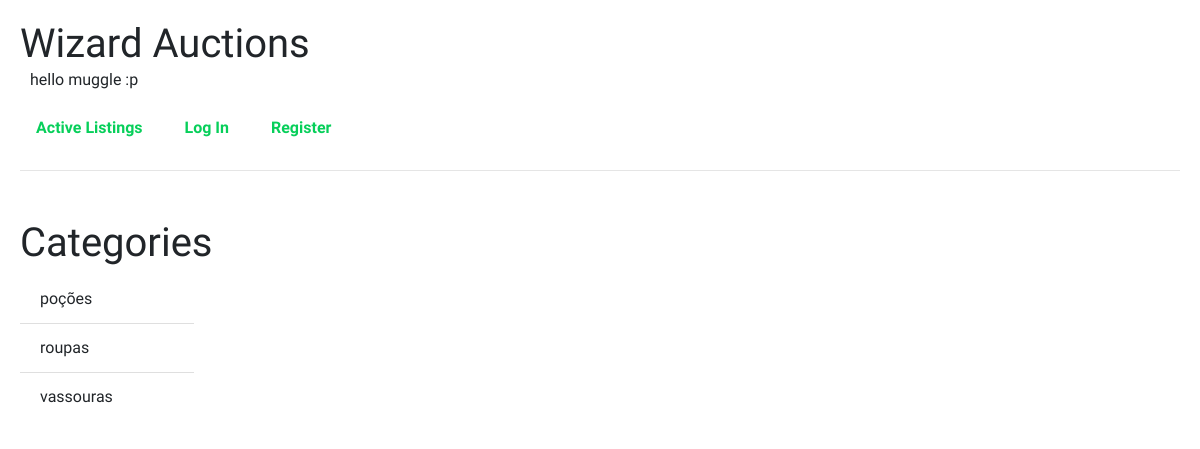
/categories, run on an earlier commit of the app's database.
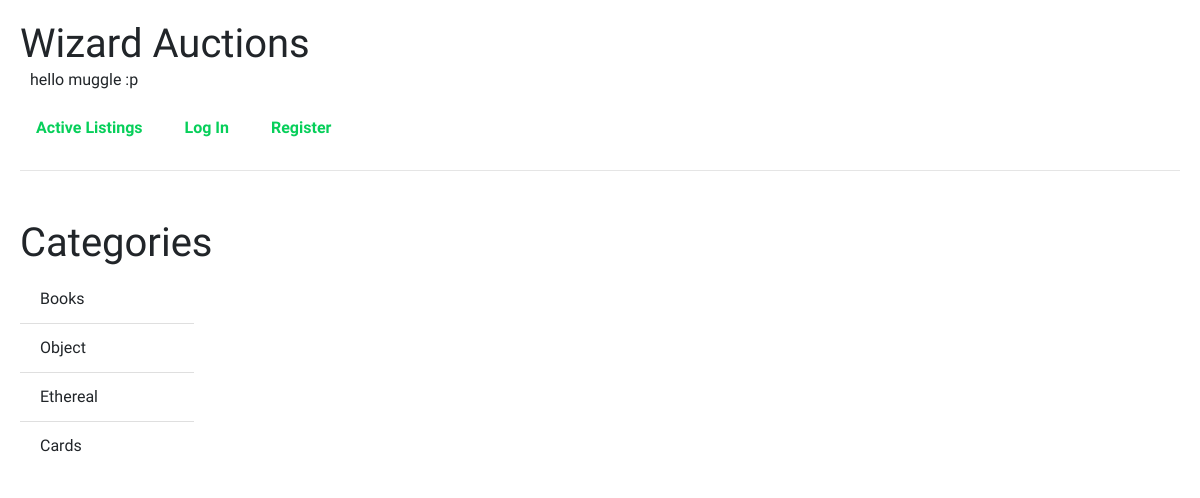
And on a later commit of the database.
### auctions/models.py (models this page shows)
class Category(models.Model):
    name = models.CharField(max_length=30, unique=True)
    def __str__(self) -> str:
        return f"{self.name}"

### auctions/views.py (the view)
# urls.py: path("categories", views.categories, name="categories"),
def categories(request):
    categories = Category.objects.all()
    return render(request, "auctions/categories.html", {"categories":categories})

### auctions/templates/auctions/categories.html
{% extends "auctions/layout.html" %}
{% block body %}
  <div class="categories-container">
    <h2>Categories</h2>
    <div class="list">
      <ul class="list-group list-group-flush">
        {% for category in categories %}
          <a href="{% url 'category' category.id %}"  class="list-group-item" ><li>{{ category }}</li></a>
        {% empty %}
          <p>Looks like there's no categories</p>
        {% endfor %}
      </ul>
    </div>
  </div>
{% endblock %}

What changed in the data, as far as the page shows it:
changed Category: name "poções" → "Books"
changed Category: name "roupas" → "Object"
changed Category: name "vassouras" → "Ethereal"
added Category: name "Cards"
